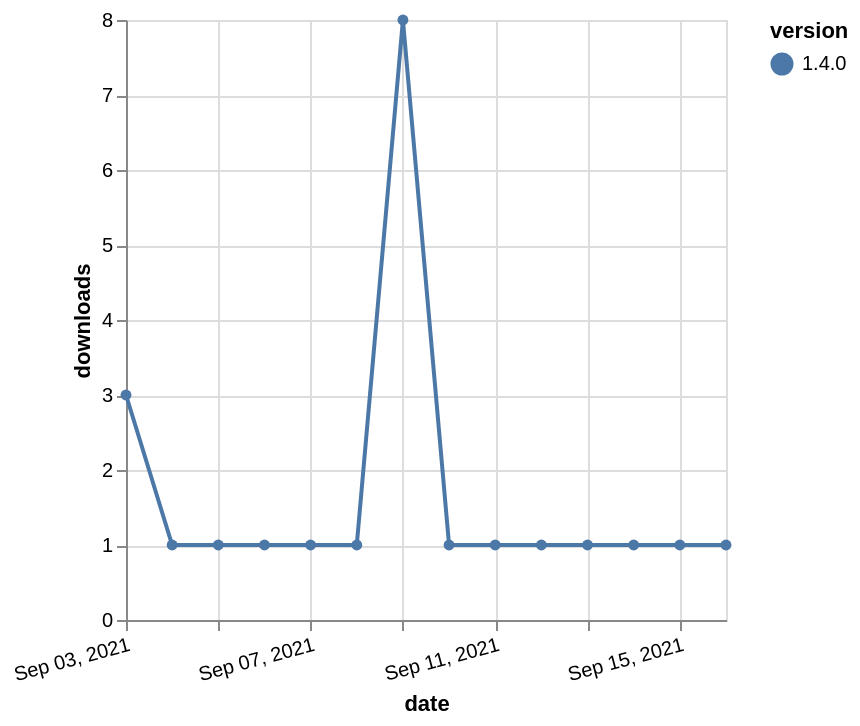

Source (Vega-Lite JSON):
### Vega-Lite specification from a JSON file in a GitHub repository (floating-point values rounded to 4 significant figures)
{"$schema": "https://vega.github.io/schema/vega-lite/v5.json", "description": "A simple bar chart with embedded data.", "data": {"values": [{"date": "2021-09-03", "total": 510, "delta": 3, "version": "1.4.0"}, {"date": "2021-09-04", "total": 511, "delta": 1, "version": "1.4.0"}, {"date": "2021-09-05", "total": 512, "delta": 1, "version": "1.4.0"}, {"date": "2021-09-06", "total": 513, "delta": 1, "version": "1.4.0"}, {"date": "2021-09-07", "total": 514, "delta": 1, "version": "1.4.0"}, {"date": "2021-09-08", "total": 515, "delta": 1, "version": "1.4.0"}, {"date": "2021-09-09", "total": 523, "delta": 8, "version": "1.4.0"}, {"date": "2021-09-10", "total": 524, "delta": 1, "version": "1.4.0"}, {"date": "2021-09-11", "total": 525, "delta": 1, "version": "1.4.0"}, {"date": "2021-09-12", "total": 526, "delta": 1, "version": "1.4.0"}, {"date": "2021-09-13", "total": 527, "delta": 1, "version": "1.4.0"}, {"date": "2021-09-14", "total": 528, "delta": 1, "version": "1.4.0"}, {"date": "2021-09-15", "total": 529, "delta": 1, "version": "1.4.0"}, {"date": "2021-09-16", "total": 530, "delta": 1, "version": "1.4.0"}]}, "width": "container", "mark": {"type": "line", "point": {"filled": true}}, "encoding": {"x": {"field": "date", "type": "temporal", "timeUnit": "yearmonthdate", "title": "date", "axis": {"labelAngle": -15}}, "y": {"field": "delta", "type": "quantitative", "title": "downloads"}, "color": {"field": "version", "type": "nominal"}, "tooltip": {"field": "delta"}}}
